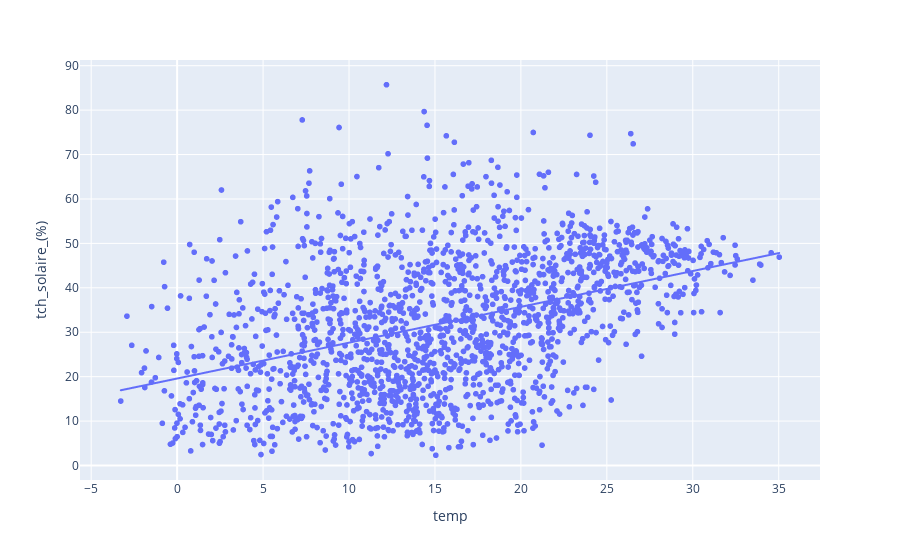
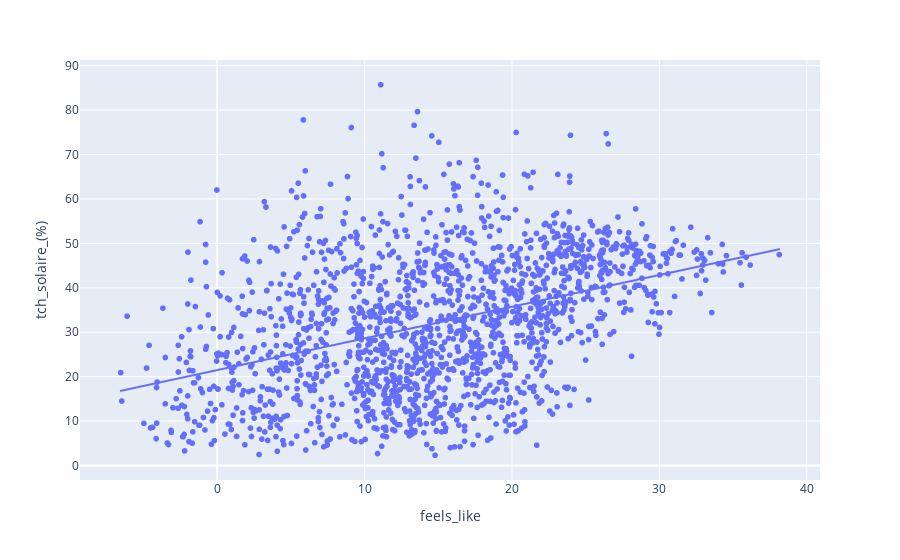
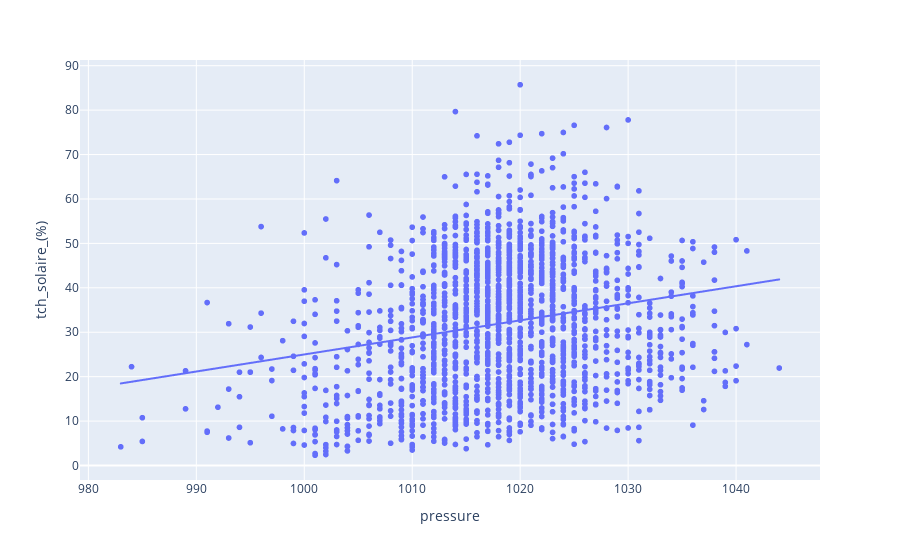
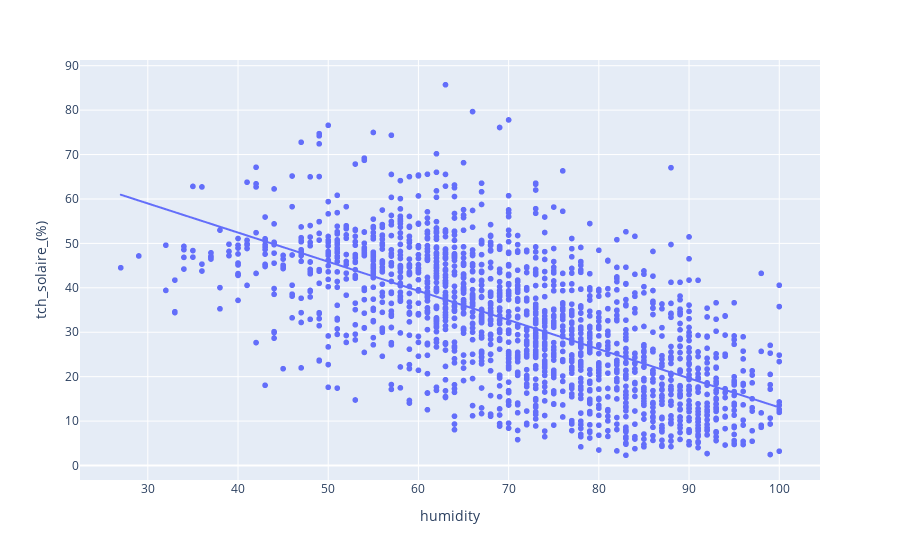

Source (notebook cell) for these figures, in order:
### Code cell
for feature in features:    
    fig = px.scatter(moulins_data, x=feature, y='tch_solaire_(%)', trendline='ols')
    fig.show()

### Figure 1 — Plotly figure (JSON) as saved in the notebook; plotly's stock layout.template omitted (floating-point values rounded to 4 significant figures; data arrays with more than 128 entries replaced by an {"elided": "..."} marker saying what was removed)
{"data": [{"hovertemplate": "temp=%{x}<br>tch_solaire_(%)=%{y}<extra></extra>", "legendgroup": "", "marker": {"color": "#636efa", "symbol": "circle"}, "mode": "markers", "name": "", "showlegend": false, "type": "scattergl", "x": {"elided": "1770 float values"}, "xaxis": "x", "y": {"elided": "1770 float values"}, "yaxis": "y"}, {"hovertemplate": "<b>OLS trendline</b><br>tch_solaire_(%) = 0.806619 * temp + 19.5819<br>R<sup>2</sup>=0.166167<br><br>temp=%{x}<br>tch_solaire_(%)=%{y} <b>(trend)</b><extra></extra>", "legendgroup": "", "marker": {"color": "#636efa", "symbol": "circle"}, "mode": "lines", "name": "", "showlegend": false, "type": "scattergl", "x": {"elided": "1770 float values"}, "xaxis": "x", "y": {"elided": "1770 float values"}, "yaxis": "y"}], "layout": {"legend": {"tracegroupgap": 0}, "margin": {"t": 60}, "xaxis": {"anchor": "y", "domain": [0, 1], "title": {"text": "temp"}}, "yaxis": {"anchor": "x", "domain": [0, 1], "title": {"text": "tch_solaire_(%)"}}}}

### Figure 2 — Plotly figure (JSON) as saved in the notebook; plotly's stock layout.template omitted (floating-point values rounded to 4 significant figures; data arrays with more than 128 entries replaced by an {"elided": "..."} marker saying what was removed)
{"data": [{"hovertemplate": "feels_like=%{x}<br>tch_solaire_(%)=%{y}<extra></extra>", "legendgroup": "", "marker": {"color": "#636efa", "symbol": "circle"}, "mode": "markers", "name": "", "showlegend": false, "type": "scattergl", "x": {"elided": "1770 float values"}, "xaxis": "x", "y": {"elided": "1770 float values"}, "yaxis": "y"}, {"hovertemplate": "<b>OLS trendline</b><br>tch_solaire_(%) = 0.713629 * feels_like + 21.4776<br>R<sup>2</sup>=0.159981<br><br>feels_like=%{x}<br>tch_solaire_(%)=%{y} <b>(trend)</b><extra></extra>", "legendgroup": "", "marker": {"color": "#636efa", "symbol": "circle"}, "mode": "lines", "name": "", "showlegend": false, "type": "scattergl", "x": {"elided": "1770 float values"}, "xaxis": "x", "y": {"elided": "1770 float values"}, "yaxis": "y"}], "layout": {"legend": {"tracegroupgap": 0}, "margin": {"t": 60}, "xaxis": {"anchor": "y", "domain": [0, 1], "title": {"text": "feels_like"}}, "yaxis": {"anchor": "x", "domain": [0, 1], "title": {"text": "tch_solaire_(%)"}}}}

### Figure 3 — Plotly figure (JSON) as saved in the notebook; plotly's stock layout.template omitted (floating-point values rounded to 4 significant figures; data arrays with more than 128 entries replaced by an {"elided": "..."} marker saying what was removed)
{"data": [{"hovertemplate": "pressure=%{x}<br>tch_solaire_(%)=%{y}<extra></extra>", "legendgroup": "", "marker": {"color": "#636efa", "symbol": "circle"}, "mode": "markers", "name": "", "showlegend": false, "type": "scattergl", "x": {"elided": "1770 int values"}, "xaxis": "x", "y": {"elided": "1770 float values"}, "yaxis": "y"}, {"hovertemplate": "<b>OLS trendline</b><br>tch_solaire_(%) = 0.38385 * pressure + -358.853<br>R<sup>2</sup>=0.045494<br><br>pressure=%{x}<br>tch_solaire_(%)=%{y} <b>(trend)</b><extra></extra>", "legendgroup": "", "marker": {"color": "#636efa", "symbol": "circle"}, "mode": "lines", "name": "", "showlegend": false, "type": "scattergl", "x": {"elided": "1770 int values"}, "xaxis": "x", "y": {"elided": "1770 float values"}, "yaxis": "y"}], "layout": {"legend": {"tracegroupgap": 0}, "margin": {"t": 60}, "xaxis": {"anchor": "y", "domain": [0, 1], "title": {"text": "pressure"}}, "yaxis": {"anchor": "x", "domain": [0, 1], "title": {"text": "tch_solaire_(%)"}}}}

### Figure 4 — Plotly figure (JSON) as saved in the notebook; plotly's stock layout.template omitted (floating-point values rounded to 4 significant figures; data arrays with more than 128 entries replaced by an {"elided": "..."} marker saying what was removed)
{"data": [{"hovertemplate": "humidity=%{x}<br>tch_solaire_(%)=%{y}<extra></extra>", "legendgroup": "", "marker": {"color": "#636efa", "symbol": "circle"}, "mode": "markers", "name": "", "showlegend": false, "type": "scattergl", "x": {"elided": "1770 int values"}, "xaxis": "x", "y": {"elided": "1770 float values"}, "yaxis": "y"}, {"hovertemplate": "<b>OLS trendline</b><br>tch_solaire_(%) = -0.655861 * humidity + 78.6664<br>R<sup>2</sup>=0.409485<br><br>humidity=%{x}<br>tch_solaire_(%)=%{y} <b>(trend)</b><extra></extra>", "legendgroup": "", "marker": {"color": "#636efa", "symbol": "circle"}, "mode": "lines", "name": "", "showlegend": false, "type": "scattergl", "x": {"elided": "1770 int values"}, "xaxis": "x", "y": {"elided": "1770 float values"}, "yaxis": "y"}], "layout": {"legend": {"tracegroupgap": 0}, "margin": {"t": 60}, "xaxis": {"anchor": "y", "domain": [0, 1], "title": {"text": "humidity"}}, "yaxis": {"anchor": "x", "domain": [0, 1], "title": {"text": "tch_solaire_(%)"}}}}
